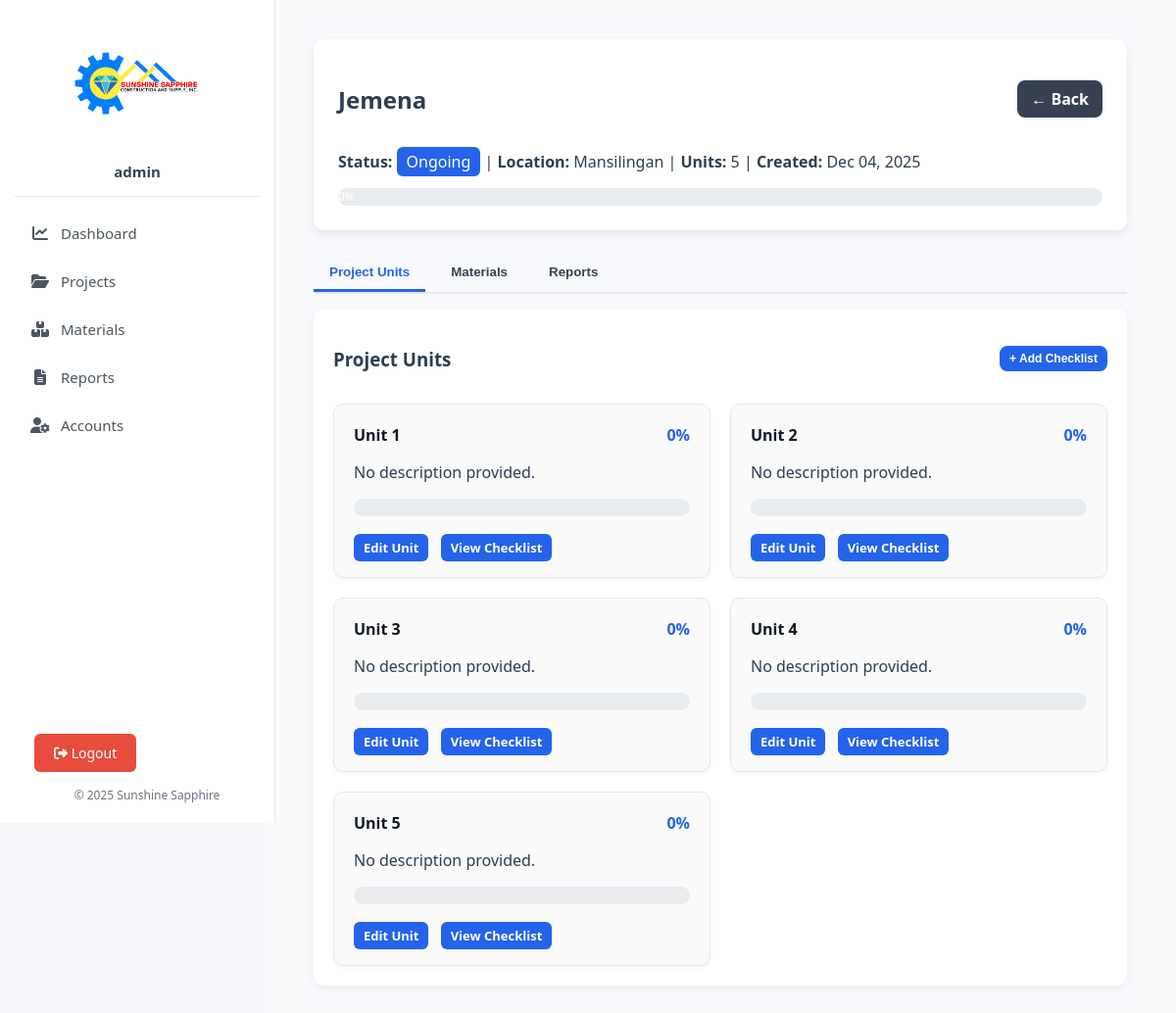
/modules/view_project.php?id=12 (signed in), run on the app's committed database.
### tables this page shows
CREATE TABLE `projects` (
  `id` int(11) NOT NULL,
  `name` varchar(255) NOT NULL,
  `location` varchar(255) DEFAULT NULL,
  `units` int(11) NOT NULL,
  `progress` int(11) DEFAULT 0,
  `status` enum('Ongoing','Completed','Pending') NOT NULL DEFAULT 'Pending',
  `is_deleted` tinyint(1) DEFAULT 0,
  `deleted_at` datetime DEFAULT NULL,
  `created_at` timestamp NOT NULL DEFAULT current_timestamp(),
  `folder_path` varchar(255) DEFAULT NULL
);

CREATE TABLE `project_units` (
  `id` int(11) NOT NULL,
  `project_id` int(11) NOT NULL,
  `name` varchar(100) NOT NULL,
  `description` text DEFAULT NULL,
  `progress` int(11) DEFAULT 0,
  `created_at` datetime DEFAULT current_timestamp()
);

### modules/view_project.php (the view, shortened to what this page needs)
<?php
try {
require_once '../includes/db.php';
$project_id = intval($_GET['id']);
$stmt = $conn->prepare("SELECT * FROM projects WHERE id = ?");
$stmt->bind_param("i", $project_id);
$stmt->execute();
$project = $stmt->get_result()->fetch_assoc();
$units_stmt = $conn->prepare("
    SELECT pu.id, pu.name, pu.progress,
           (SELECT COUNT(*) FROM project_checklists pc WHERE pc.unit_id = pu.id) as total_items,
           (SELECT COUNT(*) FROM project_checklists pc WHERE pc.unit_id = pu.id AND pc.is_completed = 1) as completed_items
    FROM project_units pu
    WHERE pu.project_id = ?
");
$units_stmt->bind_param("i", $project_id);
$units_stmt->execute();
$units_result = $units_stmt->get_result();
$units = [];
while ($row = $units_result->fetch_assoc()) {
    $total = (int)$row['total_items'];
    $completed = (int)$row['completed_items'];
    $row['calculated_progress'] = $total > 0 ? round(($completed / $total) * 100) : 0;
    $row['progress'] = $row['calculated_progress'];
    $units[] = $row;
}
$total_units = count($units);
$total_progress = array_sum(array_column($units, 'progress'));
$overall_progress = $total_units > 0 ? round($total_progress / $total_units) : 0;
include '../includes/header.php';
?>
<div class="main-content-wrapper">
  <div class="project-header-card">
    <div class="header-row">
      <h2><?= htmlspecialchars($project['name']); ?></h2>
      <a href="../uploads/projects.php" class="btn-back">← Back</a>
    </div>
    <p><strong>Status:</strong>
      <span class="status <?= strtolower($project['status']); ?>"><?= htmlspecialchars($project['status']); ?></span> |
      <strong>Location:</strong> <?= htmlspecialchars($project['location']); ?> |
      <strong>Units:</strong> <?= $project['units']; ?> |
      <strong>Created:</strong> <?= date('M d, Y', strtotime($project['created_at'])); ?>
    </p>
    <div class="progress-container">
      <div class="progress-bar" style="width: <?= $overall_progress; ?>%;"><?= $overall_progress; ?>%</div>
    </div>
  </div>
  <div class="tab-container">
    <button class="tab-btn active" onclick="openTab('units')">Project Units</button>
    <button class="tab-btn" onclick="openTab('materials')">Materials</button>
    <button class="tab-btn" onclick="openTab('reports')">Reports</button>
  </div>
  <div id="units" class="tab-content active">
    <div class="tab-header">
      <h3>Project Units</h3>
      <button class="btn btn-primary" onclick="toggleChecklistOverlay(true)">+ Add Checklist</button>
    </div>
    <?php if (!empty($units)): ?>
      <div class="unit-grid">
        <?php foreach ($units as $unit): ?>
          <div class="unit-card">
            <h4><?= htmlspecialchars($unit['name']); ?>
              <span class="unit-progress"><?= $unit['progress']; ?>%</span>
            </h4>
            <p><?= !empty($unit['description']) ? htmlspecialchars($unit['description']) : "No description provided."; ?></p>
            <div class="progress-container small">
            </div>
            <div class="unit-actions">
              <a href="../units/edit_unit.php?id=<?= $unit['id']; ?>&project_id=<?= $project_id; ?>" class="btn-view">Edit Unit</a>
              <a href="../checklist/view_checklist.php?unit_id=<?= $unit['id']; ?>&project_id=<?= $project_id; ?>" class="btn-view">View Checklist</a>
            </div>
          </div>
        <?php endforeach; ?>
      </div>
    <?php else: ?>
      <p style="color:#888;">No units found for this project.</p>
    <?php endif; ?>
  </div>
</div>
<?php include '../includes/footer.php'; ?>
<?php
} catch (Exception $e) {
    echo '<div style="background:#f8d7da; color:#721c24; padding:20px; border:1px solid #f5c6cb; border-radius:8px; margin:50px auto; max-width:600px;">';
    echo '<h2>Fatal Error Encountered</h2>';
    echo '<p>There was an unhandled exception that stopped the page from loading.</p>';
    echo '<p><strong>Message:</strong> ' . htmlspecialchars($e->getMessage()) . '</p>';
    echo '<p><strong>File:</strong> ' . htmlspecialchars($e->getFile()) . '</p>';
    echo '<p><strong>Line:</strong> ' . htmlspecialchars($e->getLine()) . '</p>';
    echo '</div>';
    exit;
}
?>

### includes/header.php (style rules this page uses)
body { margin: 0; font-family: "Segoe UI", sans-serif; background-color: #f4f6f9; color: #2c3e50; }

### modules/view_project.php (style rules this page uses)
.main-content-wrapper { padding: 10px; background: #f8f9fc; }
.project-header-card { background: #fff; padding: 25px; border-radius: 10px; box-shadow: 0 4px 10px rgba(0,0,0,0.08); margin-bottom: 25px; }
.header-row { display: flex; justify-content: space-between; align-items: center; }
.btn-back { background: #374151; color: #fff; text-decoration: none; padding: 8px 14px; border-radius: 8px; font-weight: 600; transition: background 0.2s ease; background-color: #374151 !important; color: #fff !important; }
.status.ongoing { background: #2563eb; color:#fff; padding:4px 10px; border-radius:6px; }
.progress-container { width: 100%; height: 18px; background: #e9ecef; border-radius: 10px; margin-top: 10px; overflow: hidden; }
.progress-bar { height: 100%; text-align: center; color: #fff; background: #2563eb; font-size: 12px; line-height: 18px; transition: width 0.4s ease; }
.tab-container { display: flex; gap: 10px; border-bottom: 2px solid #e5e7eb; margin-bottom: 15px; }
.tab-btn { background: none; border: none; padding: 10px 16px; cursor: pointer; font-weight: 600; color: #374151; border-bottom: 3px solid transparent; }
.tab-btn.active { border-bottom-color: #2563eb; color: #2563eb; }
.tab-content { display: none; background: #fff; padding: 20px; border-radius: 10px; box-shadow: 0 3px 8px rgba(0,0,0,0.05); }
.tab-content.active { display: block; }
.tab-header { display: flex; justify-content: space-between; align-items: center; margin-bottom: 15px; }
.unit-grid { display: grid; grid-template-columns: repeat(auto-fill, minmax(280px, 1fr)); gap: 20px; }
.unit-card { background: #fafafa; border: 1px solid #e5e7eb; border-radius: 10px; padding: 20px; box-shadow: 0 2px 4px rgba(0,0,0,0.04); }
.unit-card h4 { margin: 0 0 8px; color: #111827; }
.unit-progress { float: right; color: #2563eb; font-weight: bold; }
.unit-actions { margin-top: 20px; }
.btn, .btn-primary, .btn-edit, .btn-delete, .btn-view, .btn-back { text-decoration: none !important; color: inherit; }
.btn-view { background: #2563eb !important; color: #fff !important; padding: 8px 14px; border-radius: 8px; font-weight: 600; transition: background 0.2s ease; margin-right: 8px; }
.btn-primary { background: #2563eb; color: #fff; padding: 9px 16px; border: none; border-radius: 8px; font-weight: 600; cursor: pointer; transition: background 0.2s ease; font-size: 12px; }
.tab-header .btn-primary { padding: 6px 10px; border-radius: 8px; font-weight: 700; }
.btn-view, .btn-edit, .btn-delete { padding: 5px 10px; font-size: 13px; border-radius: 6px; font-weight: 600; text-decoration: none; color: #fff; }

### data on the page
projects: name "Jemena", status "Ongoing", location "Mansilingan", units "5", created_at "Dec 04, 2025"
project_units: name "Unit 1", progress "0"
project_units: name "Unit 2", progress "0"
project_units: name "Unit 3", progress "0"
project_units: name "Unit 4", progress "0"
project_units: name "Unit 5", progress "0"

### other printed values
$_SESSION['user_role'] "admin"
$overall_progress "0"
